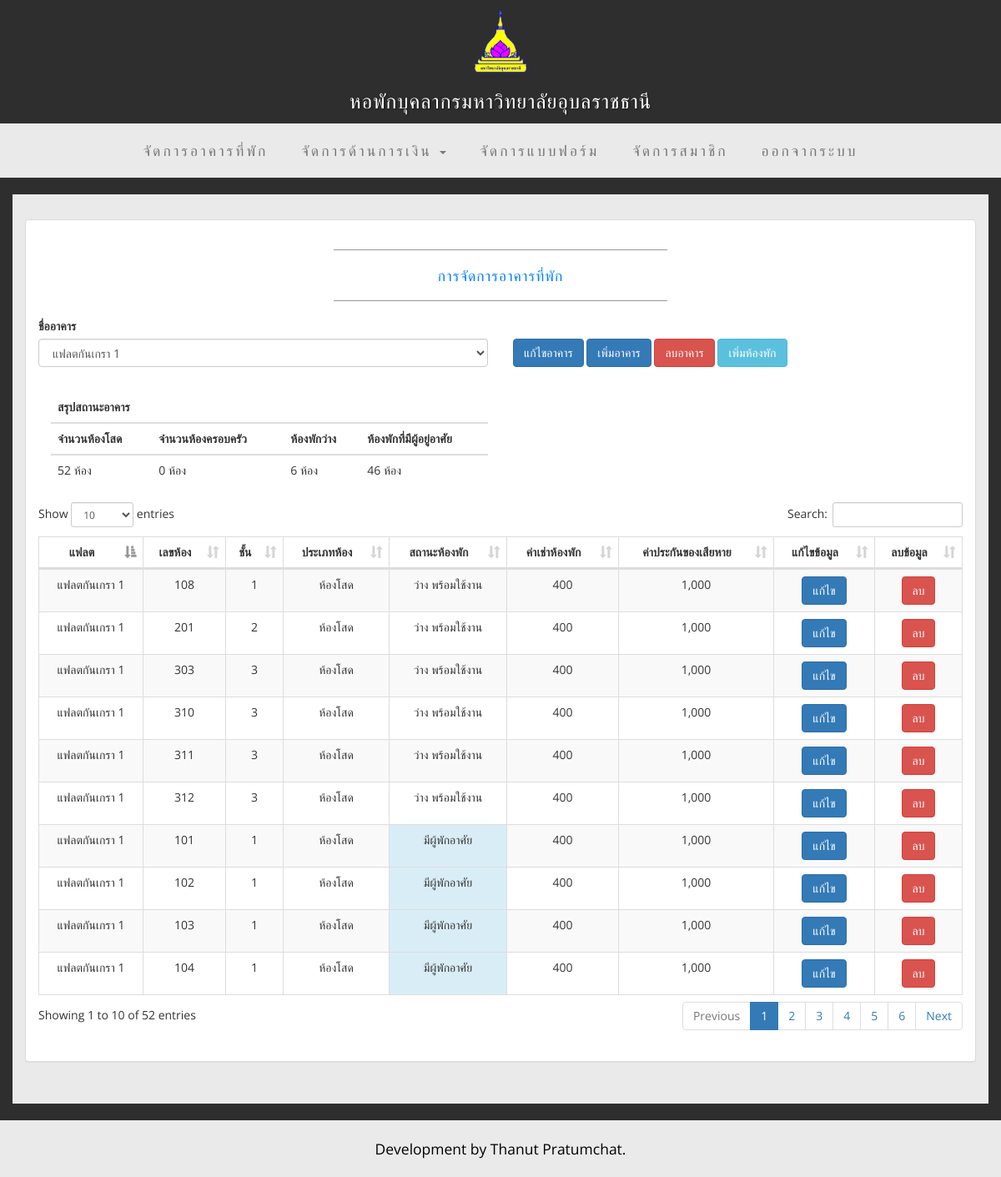
/building.php (signed in), run on the app's committed database.
### tables this page shows
CREATE TABLE `building` (
  `BuildingID` tinyint(3) UNSIGNED NOT NULL COMMENT 'รหัสอาคาร',
  `BuildingName` varchar(50) DEFAULT NULL COMMENT 'ชื่ออาคาร',
  `RoomCount` tinyint(3) UNSIGNED NOT NULL COMMENT 'จำนวนห้อง',
  `FloorCount` tinyint(2) UNSIGNED NOT NULL COMMENT 'จำนวนชั้น',
  `CompensationRate` smallint(5) UNSIGNED NOT NULL DEFAULT 1000
);

CREATE TABLE `room` (
  `RoomID` smallint(5) UNSIGNED NOT NULL,
  `RoomName` varchar(20) DEFAULT NULL,
  `RoomAddress` varchar(150) DEFAULT NULL,
  `BuildingID` tinyint(3) UNSIGNED NOT NULL,
  `Floor` tinyint(2) NOT NULL DEFAULT 1,
  `RoomStatus` tinyint(1) UNSIGNED NOT NULL DEFAULT 1 COMMENT 'สถานะห้องพัก',
  `RoomType` tinyint(1) NOT NULL DEFAULT 1 COMMENT '1-ห้องโสด, 2-ห้องครอบครัว, 3-เรือนรับรอง',
  `RoomRate` smallint(4) UNSIGNED NOT NULL DEFAULT 500 COMMENT 'อัตราค่าเช่าต่อเดือน',
  `InsurantRate` smallint(4) UNSIGNED NOT NULL DEFAULT 1000 COMMENT 'ค่าประกันของเสียหาย',
  `Notics` varchar(400) DEFAULT NULL
);

CREATE TABLE `allvars` (
  `TableName` varchar(30) NOT NULL,
  `FieldName` varchar(30) NOT NULL,
  `FieldCode` tinyint(2) UNSIGNED NOT NULL,
  `ValueT` varchar(80) DEFAULT NULL,
  `ValueE` varchar(80) DEFAULT NULL
);

### helpers.php (called while the page is built, shortened)
<?php
function getBuildingTableClass($status)
{
    switch ($status) {
        case 'มีผู้พักอาศัย':
            return 'info';
            break;
    }
}

### building.php (the view, shortened to what this page needs)
<!DOCTYPE html>
<?php
require 'DBconnect.php';
$buildingID = isset($_GET['building']) ? $_GET['building'] : 1;
try {
  $stmt = $db->prepare("
  SELECT building.BuildingName, room.RoomID, room.Floor, room.RoomName, allvars.ValueT as RoomStatus, room.RoomType,
  room.RoomRate, room.InsurantRate
  FROM building, room, allvars
  WHERE room.BuildingID = building.BuildingID
  AND allvars.FieldName = 'RoomStatus'
  AND room.RoomStatus = allvars.FieldCode
  AND building.BuildingID = ?
  ");
  $stmt->bindParam(1, $buildingID, PDO::PARAM_INT);
  $stmt->execute();
  $stmt->setFetchMode(PDO::FETCH_ASSOC);
  $result = $stmt->fetchAll();
}
catch(PDOException $e) {
  echo "Error: " . $e->getMessage();
}
try {
  $stmt = $db->prepare("SELECT * FROM building;");
  $stmt->execute();
  $stmt->setFetchMode(PDO::FETCH_ASSOC);
  $resultBuilding = $stmt->fetchAll();
}
catch(PDOException $e) {
  echo "Error: " . $e->getMessage();
}
try {
  $stmt = $db->prepare("
    SELECT
    SUM(CASE WHEN RoomStatus IN (1, 2) THEN 1 ELSE 0 END) Vacant,
    SUM(CASE WHEN RoomStatus IN (3) THEN 1 ELSE 0 END) Occupied,
    SUM(CASE WHEN RoomType IN (1, 4) THEN 1 ELSE 0 END) SingleRoom,
    SUM(CASE WHEN RoomType IN (2, 3, 5) THEN 1 ELSE 0 END) FamilyRoom
    FROM room
    WHERE BuildingID = ?;"
  );
  $stmt->bindParam(1, $buildingID, PDO::PARAM_INT);
  $stmt->execute();
  $stmt->setFetchMode(PDO::FETCH_ASSOC);
  $roomCount = $stmt->fetch();
}
catch(PDOException $e) {
  echo "Error: " . $e->getMessage();
}
?>
<html lang="en">
<head>
    <link href="css/bootstrap.min.css" rel="stylesheet">
    <link href="css/business-casual.css" rel="stylesheet">
    <link rel="stylesheet" href="css/dataTables.bootstrap.min.css">
</head>
<body>
  <div class="brand">
    <div style="display: flex; justify-content: center; margin-top: 2px;">
      <img src="logo.png" height="75">
    </div>
    <h3>หอพักบุคลากรมหาวิทยาลัยอุบลราชธานี</h3></div>
    <?php require 'admin_nav.php'; ?>
    <div class="container">
        <div class="row">
            <div class="box">
                <div class="row">
                    <div class="col-lg-12">
                        <div class="panel panel-default">
                            <div class="panel-body">
                                <div>
                                            <div class="form-group">
                                          <div class="col-lg-12">
                                        <hr>
                                        <font color ="#0080ff"><h2 class="intro-text text-center">การจัดการอาคารที่พัก</h2></font>
                                        <hr>
                                         </div>
                                              <label>ชื่ออาคาร</label>
                                              <div class="row">
                                                <div class="col-md-6">
                                                  <select class="form-control" id="selectid" onchange="changevalue(this.value);">
                                                      <?php foreach ($resultBuilding as $value): ?>
                                                        <option value="<?= $value['BuildingID'] ?>" <?= $value['BuildingID'] == $buildingID ? ' selected' : '' ?>><?= $value['BuildingName'] ?></option>
                                                      <?php endforeach; ?>
                                                  </select>
                                                </div>
                                                <div class="col-md-6">
                                                  <form action="building_update_form.php" method="GET" style="display: inline-block;">
                                                    <button class="btn btn-primary" type="submit">แก้ไขอาคาร</button>
                                                  </form>
                                                  <form action="building_insert_form.php" method="GET" style="display: inline-block;">
                                                    <button class="btn btn-primary" type="submit">เพิ่มอาคาร</button>
                                                  </form>
                                                  <form action="building_delete.php" method="POST" style="display: inline-block;">
                                                    <button class="btn btn-danger" type="submit">ลบอาคาร</button>
                                                  </form>
                                                <form action="room_insert_form.php" method="POST" style="display: inline-block;">
                                                  <button class="btn btn-info" type="submit">เพิ่มห้องพัก</button>
                                                </form>
                                        </div>
                                              </div>
                                            </div>
                                          </div>
                                        <div class="panel-body">
                                          <div class="row">
                                            <div class="col-md-6">
                                            <table class="table">
                                              <thead><th colspan="4">สรุปสถานะอาคาร</th></thead>
                                              <thead>
                                                <th>จำนวนห้องโสด</th>
                                                <th>จำนวนห้องครอบครัว</th>
                                                <th>ห้องพักว่าง</th>
                                                <th>ห้องพักที่มีผู้อยู่อาศัย</th>
                                              </thead>
                                              <tbody>
                                                <tr>
                                                  <td><?= $roomCount['SingleRoom'] ?> ห้อง</td>
                                                  <td><?= $roomCount['FamilyRoom'] ?> ห้อง</td>
                                                  <td><?= $roomCount['Vacant'] ?> ห้อง</td>
                                                  <td><?= $roomCount['Occupied'] ?> ห้อง</td>
                                                </tr>
                                              </tbody>
                                            </table>
                                          </div>
                                          </div>
                                            <div class="row">
                                              <div class="table-responsive">
                                                <table class="table table-bordered table-hover table-striped" id="room">
                                                    <thead>
                                                      <th><center>แฟลต</center></th>
                                                      <th><center>เลขห้อง</center></th>
                                                      <th><center>ชั้น</center></th>
                                                      <th><center>ประเภทห้อง</center></th>
                                                      <th><center>สถานะห้องพัก</center></th>
                                                      <th><center>ค่าเช่าห้องพัก</center></th>
                                                      <th><center>ค่าประกันของเสียหาย</center></th>
                                                      <th><center>แก้ไขข้อมูล</center></th>
                                                      <th><center>ลบข้อมูล</center></th>
                                                    </thead>
                                                      <tbody>
                                                      <?php foreach ($result as $value) : ?>
                                                        <tr>
                                                          <td><center><?= $value['BuildingName'] ?></center></td>
                                                          <td><center><?= $value['RoomName'] ?></center></td>
                                                          <td><center><?= $value['Floor'] ?></center></td>
                                                          <td><center>
                                                            <?php
                                                            switch ($value['RoomType']) {
                                                              case 1:
                                                                echo 'ห้องโสด';
                                                                break;
                                                            }
                                                            ?>
                                                          </center></td>
                                                          <td class="<?= getBuildingTableClass($value['RoomStatus']) ?>"><center><?= $value['RoomStatus'] ?></center></td>
                                                          <td><center><?= number_format($value['RoomRate']) ?></center></td>
                                                          <td><center><?= number_format($value['InsurantRate']) ?></center></td>
                                                          <td><center>
                                                              <a href="room_update_form.php?id=<?= $value['RoomID'] ?>" class="btn btn-primary" name="a">แก้ไข</a>
                                                          </center></td>
                                                        <td>  <center>
                                                            <form action="room_delete.php" method="post">
                                                              <button type="submit" class="btn btn-danger" name="button">ลบ</button>
                                                            </form>
                                                          </certer></td>
                                                        </tr>
                                                      <?php endforeach; ?>
                                                    </tbody>
                                                </table>
                                            </div>
                                            </div>
                                        </div>
                                </div>
                            </div>
                        </div>
                    </div>
                </div>
            </div>
        </div>
    <footer>
        <div class="container">
            <div class="row">
                <div class="col-lg-12 text-center">
                      <p>Development by Thanut Pratumchat.</p>
                </div>
            </div>
        </div>
    </footer>
</body>
</html>

### admin_nav.php (shortened to what this page needs)
<nav class="navbar navbar-default" role="navigation">
        <div class="container">
            <div class="collapse navbar-collapse" id="bs-example-navbar-collapse-1">
                <ul class="nav navbar-nav">
                  <li>
                      <a href="building.php">จัดการอาคารที่พัก</a>
                  </li>
                  <li>
                      <div class="dropdown" style="padding: 20px;">
                        <a href="#" class="dropdown-toggle" id="financeLink" data-toggle="dropdown"
                        style="color: #777">
                          จัดการด้านการเงิน <span class="caret"></span>
                        </a>
                      </div>
                  </li>
                  <li>
                      <a href="form_handle.php">จัดการแบบฟอร์ม</a>
                  </li>
                  <li>
                      <a href="member.php">จัดการสมาชิก</a>
                  </li>
                  <li>
                      <a href="logout.php">ออกจากระบบ</a>
                  </li>
                </ul>
            </div>
        </div>
    </nav>

### css/business-casual.css (style rules this page uses)
body { font-family: "Open Sans","Helvetica Neue",Helvetica,Arial,sans-serif; background-color: #2E2E2E; -webkit-background-size: cover; -moz-background-size: cover; background-size: cover; -o-background-size: cover; }
h1, h2, h3, h4, h5, h6 { text-transform: uppercase; font-family: "Josefin Slab","Helvetica Neue",Helvetica,Arial,sans-serif; font-weight: 500; letter-spacing: 1px; }
p { font-size: 1.25em; line-height: 1.6; color: #000; }
hr { max-width: 400px; border-color: #999999; }
.brand, .address-bar { display: none; }
.navbar-nav { text-transform: uppercase; font-weight: 400; letter-spacing: 3px; }
.box { margin-bottom: 20px; padding: 30px 15px; background: #fff; background: rgba(255,255,255,0.9); }
.intro-text { text-transform: uppercase; font-size: 1.25em; font-weight: 400; letter-spacing: 1px; }
footer { background: #fff; background: rgba(255,255,255,0.9); }
footer p { margin: 0; padding: 20px 0; }
@media screen and (min-width:768px) { .brand { display: inherit; margin: 0; padding: 10px 0 5px; text-align: center; text-shadow: 1px 1px 2px rgba(0,0,0,0.5); font-family: "Josefin Slab","Helvetica Neue",Helvetica,Arial,sans-serif; font-size: 4em; font-weight: 600; line-height: normal; color: #fff; } }
@media screen and (min-width:768px) { .navbar { border-radius: 0; } }
@media screen and (min-width:768px) { .navbar { min-height: 0; } }
@media screen and (min-width:768px) { .navbar-default { border: none; background: #fff; background: rgba(255,255,255,0.9); } }
@media screen and (min-width:768px) { .nav>li>a { padding: 20px; } }
@media screen and (min-width:768px) { .navbar-nav>li>a { line-height: normal; } }
@media screen and (min-width:768px) { .navbar-nav { display: table; float: none; margin: 0 auto; table-layout: fixed; font-size: 1.25em; } }
@media screen and (min-width:1200px) { .box:after { content: ''; display: table; clear: both; } }

### data on the page
building: BuildingName "แฟลตกันเกรา 1", room.RoomName "108", room.Floor "1", allvars.ValueT "ว่าง พร้อมใช้งาน", room.RoomRate "400", room.InsurantRate "1,000", room.RoomName "201", room.Floor "2", room.RoomName "303", room.Floor "3", room.RoomName "310", room.RoomName "311", room.RoomName "312", room.RoomName "101", allvars.ValueT "มีผู้พักอาศัย", room.RoomName "102", room.RoomName "103", room.RoomName "104"

### other printed values
$roomCount['SingleRoom'] "52"
$roomCount['FamilyRoom'] "0"
$roomCount['Vacant'] "6"
$roomCount['Occupied'] "46"
form field value "แฟลตกันเกรา 1"
